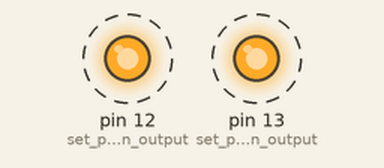
A sketch run on a simulated Arduino Uno, built with avr-gcc and run on an emulated ATmega328P. On the bench: output pins drawn as LEDs (lit = HIGH). Dashed ring = blinking. What the sketch prints to the serial monitor is not drawn.

Above: at 0.5 s.
Timing chart, 0 to 4.6 s (numbered marks = the images above):
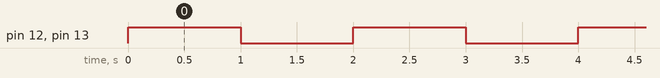

Measured:
- by itself, pin 12 (set_pin_12_as_an_output), pin 13 (set_pin_13_as_an_output): alternates HIGH for 1.0 s and LOW for 1.0 s

The sketch:

Ch2Activity2_LED_Blinking.ino
```cpp
void setup() {
  // put your setup code here, to run once:
  Serial.begin(9600);
  Serial.print("Activity 2 - LED Blinking\n");

  pinMode(13, OUTPUT); //set pin 13 as an output
  pinMode(12, OUTPUT); //set pin 12 as an output
}

void loop() {
  // put your main code here, to run repeatedly:
  Serial.print("Turning LEDs ON\n");
  digitalWrite(13, HIGH); //Turn on LED on pin 13
  digitalWrite(12, HIGH); //Turn on LED on pin 12
  delay(1000);

  Serial.print("Turning LEDs OFF\n");
  digitalWrite(13, LOW); //Turn on LED off pin 13
  digitalWrite(12, LOW); //Turn on LED off pin 12
  delay(1000);
}
```
